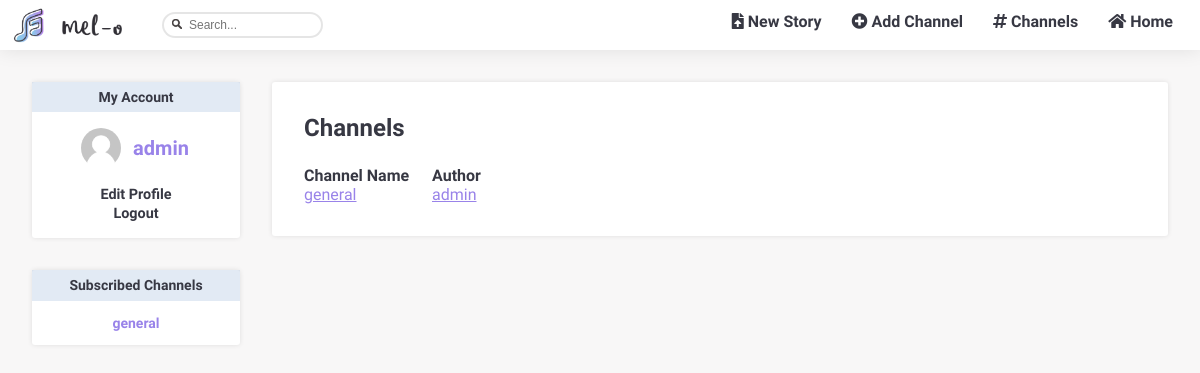
/pages/channels_list.php (signed in), run on the app's committed database.
### tables this page shows
CREATE TABLE subscribed (
  id INTEGER PRIMARY KEY,
  user VARCHAR REFERENCES users,
  channel VARCHAR REFERENCES channels
);

CREATE TABLE channels (
  name VARCHAR PRIMARY KEY,
  author VARCHAR REFERENCES users,
  description VARCHAR
);

### database/db_channels.php (called while the page is built, shortened)
<?php
  include('../database/db_connection.php');
  function getChannels() {
    global $db;
    $stmt = $db->prepare('SELECT * FROM channels');
    $stmt->execute(array());
    return $stmt->fetchAll();
  }
  function getSubbedChannels($username) {
    global $db;
    $stmt = $db->prepare('SELECT channel FROM subscribed WHERE user = ?');
    $stmt->execute(array($username));
    return $stmt->fetchAll();
  }
?>

### templates/tpl_channel.php (the view, shortened to what this page needs)
<?php function draw_channels_list($channels) {
  ?>
  <section id="channel_list" class= "blockStyle blockLayout page">
    <h1>Channels</h1>
    <header>
      <h2>Channel Name</h2>
      <h2>Author</h2>
    </header>
  <?php
    foreach($channels as $channel)
      draw_channel_list($channel);
  ?>
  </section>
<?php } ?>
<?php function draw_channel_list($channel) {
  ?>
  <article class="channel_list_item">
    <a href="../pages/channel_page.php?channel=<?= $channel['name'] ?>"><?= $channel['name']?></a>
    <a href="../pages/profile.php?user=<?= $channel['author'] ?>"><?= $channel['author']?></a>
  </article>
<?php } ?>

### templates/tpl_account.php (shortened to what this page needs)
<?php function draw_sidebar($subbed_channels, $sort) {
?>
  <section id="sidebar" >
    <?php
      draw_sidebar_login();
      if($subbed_channels)
        draw_sidebar_subs($subbed_channels);
    ?>
  </section>
<?php } ?>
<?php
    function draw_sidebar_login() {
  if (isset($_SESSION['username']))
  {
    $username = $_SESSION['username'];?>
    <section id="sidebar_login" class="blockStyle sidebarCard">
      <span class="sidebarCardHeader sidebarH1">My Account</span >
      <section class="sidebarCardContent">
        <div id=userInfo>
          <?php $igmsrc = getUserImage($username);?>
          <img  id="userImage"  src=<?=$igmsrc?> width=40 height="40">
          <a href="../pages/profile.php?user=<?= $username ?>" class="sidebarPurpleLink" id="username"><?= $username ?></a>
        </div>
        <section id="options">
          <span class="lineSpan"> <a href="../pages/edit_profile.php?user=<?= $username ?>" class="sidebarButtonLink">Edit Profile</a></span>
          <span><a href="../actions/action_logout.php" class="sidebarButtonLink">Logout</a></span>
        </section>
      </section>
    </section>
    <?php }
} ?>
<?php function draw_sidebar_subs($subbed_channels) { ?>
    <section id="sidebar_subs" class= "blockStyle sidebarCard">
    <?php if (isset($_SESSION['username'])) {?>
      <span class="sidebarCardHeader"><a href="../pages/subfeed.php" class="sidebarH1">Subscribed Channels</a></span>
    <?php } else {?>
      <h1 class="sidebarCardHeader sidebarH1">Subscribed Channels</h1>
    <?php } ?>
      <ul class="sidebarCardContent">
        <?php
          if (isset($_SESSION['username']) && !empty($subbed_channels)) {
            foreach($subbed_channels as $subbed_channel) { ?>
              <li data-channel=<?= $subbed_channel['channel'] ?>>
                <a href="../pages/channel_page.php?channel=<?= $subbed_channel['channel'] ?>" class="sidebarPurpleLink"><?= $subbed_channel['channel'] ?></a>
              </li>
        <?php }
          }
        ?>
      </ul>
    </section>
<?php
} ?>
<?php
function getUserImage($username){
  if(file_exists("../img/users/originals/$username.png")){
   $img = "../img/users/originals/$username.png";
  }else  $img = "../img/unknownuser.png";
  return $img;
}?>

### css/style.css (style rules this page uses)
body { margin: 0 0; display: grid; grid-template-columns: 15em 7fr; grid-template-rows: 1fr auto; --bg-color : #efebeb66; --font-color: #373843; --search-background-color: #e8e8e8; --error-color: rgba(236, 96, 96, 0.829); --success-color:rgba(87, 236, 94, 0.829); --link-color: rgb(153, 131, 233); --font-hover-color: white; --box-shadow-color: rgba(0,0,0,0.1); --grad-start-color: rgb(131, 193, 233); --grad-end-color: #A46BE5; --washed-out-blue:#aec5e05c; --font: 'Abel'; background: var(--bg-color); font-family: var(--font), sans-serif; }
.blockLayout { padding: 2em; grid-area: 2 / 2 / span 1 / span 1; display: flex; flex-direction: column; justify-content: center; height: fit-content; }
.blockStyle { box-shadow: 0px 0px 5px var(--box-shadow-color); font: var(--font); color: var(--font-color); background: white; border-radius: 3px; }
.page { margin: 2em 2em 0 2em; }
#userImage { border-radius: 100px; }
.sidebarCard { margin: 2em 0 0 2em; grid-area: 2 / 1 / span 1 / span 1; display: flex; flex-direction: column; align-items: center; }
.sidebarCardHeader { color: var(--font-color); font-size: 0.9em; padding: 0.5em 0 0.5em 0; text-align: center; background: var(--washed-out-blue); font-weight: bold; width: 100%; }
.sidebarH1 { text-decoration: none; color: var(--font-color); font-size: 14px; margin:0; }
.sidebarPurpleLink { font-family: var(--font), sans-serif; font-weight: bold; text-decoration: none; color: var(--link-color); margin: auto; padding: 0.1em; }
.sidebarButtonLink { justify-self: center; font-family: var(--font), sans-serif; font-weight: bold; font-size: 0.9em; text-decoration: none; color: var(--font-color); margin: 0.5em auto auto auto; padding: 0.1em; }
.sidebarCardContent { margin:1em; align-items:center; }
#sidebar_login #options { padding:1em 1em 0 1em; display:flex; flex-direction: column; align-items: center; }
#sidebar_login #username { font-size:20px !important; margin-left:0.5em; }
#sidebar_login div { display: flex; flex-direction: row; justify-content: center; }
#sidebar_subs ul { list-style-type: none; list-style: none; padding: 0; text-align: center; font-size: 14px; }
#channel_list h1 { color: var(--font-color); margin: 0 0 1em 0; }
#channel_list header { display: flex; flex-direction: row; }
#channel_list header > * { margin: 0 1em 0 0; }
#channel_list header h2 { font-family: var(--font), sans-serif; font-weight: bold; font-size: 1em; color: var(--font-color); width: 7em; }
#channel_list .channel_list_item { display: flex; flex-direction: row; }
#channel_list .channel_list_item a { padding: 0 1em 0 0; font-family: var(--font), sans-serif; color: var(--link-color); width: 7em; }

### data on the page
subscribed: channel "general"
channels: name "general", author "admin"

### other printed values
$username "admin"
